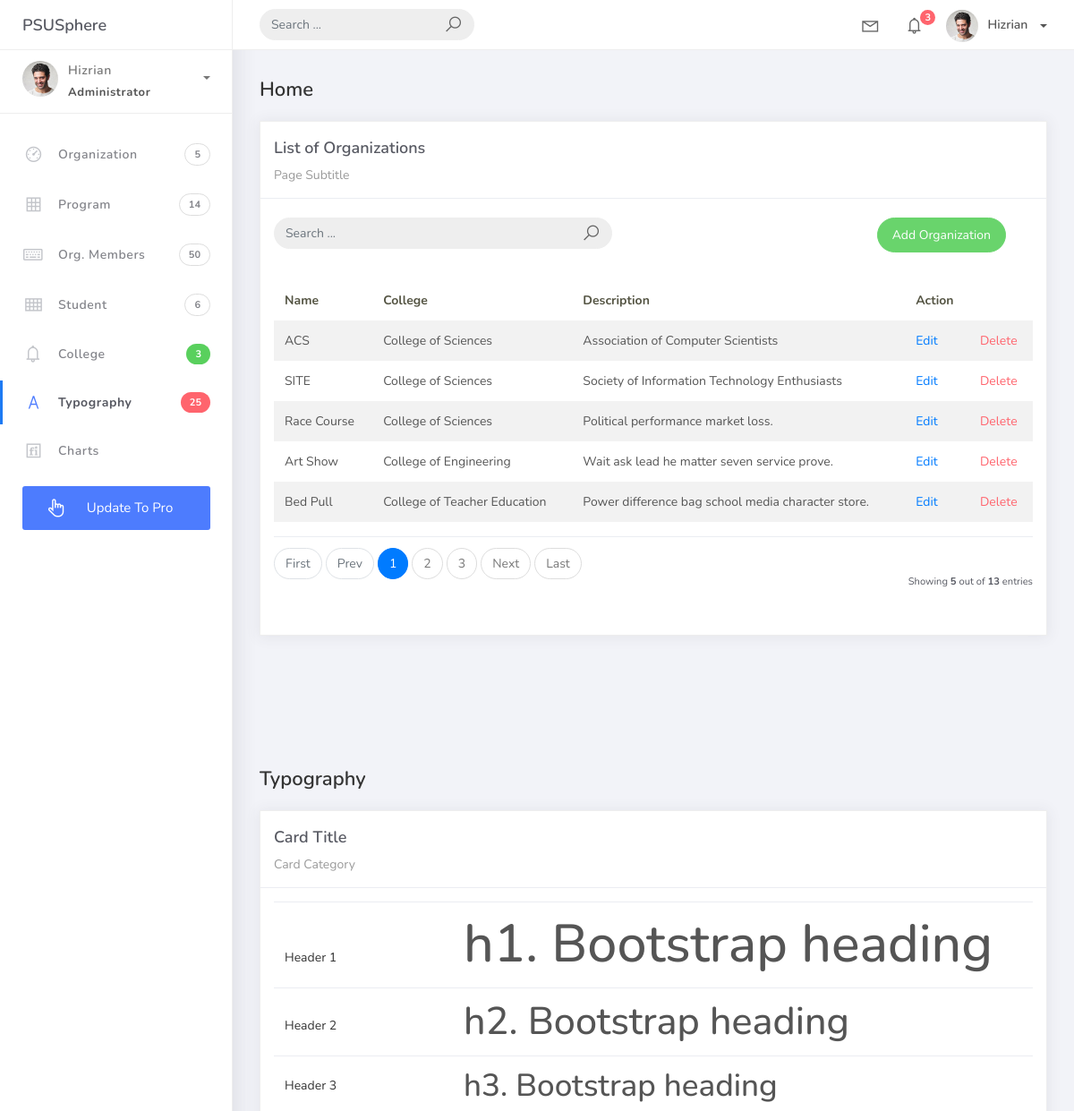
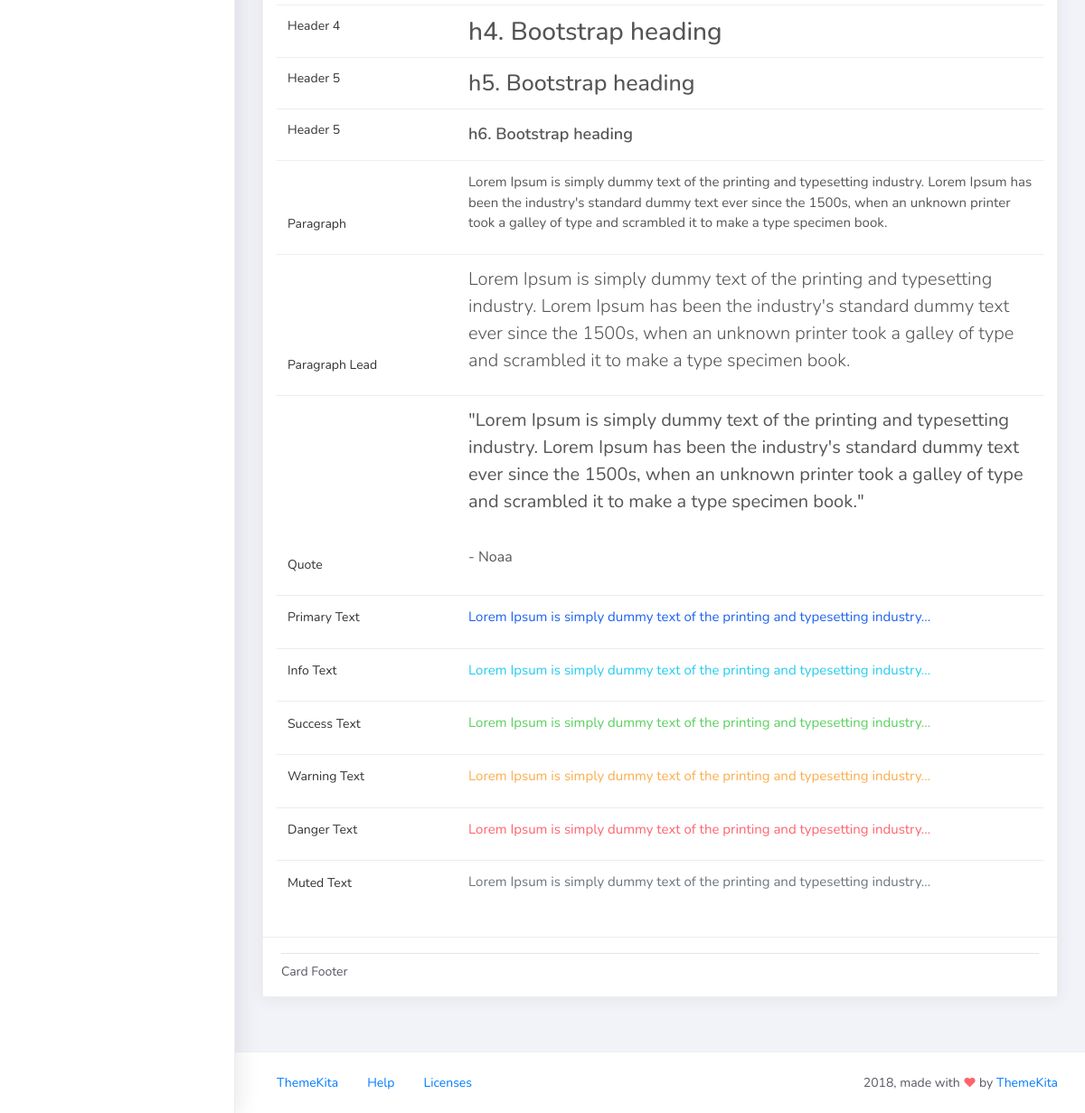
Screenshot of /organization_list with the database file from the repository (2 pictures, top to bottom).
### studentorg/models.py (models this page shows, shortened)
class BaseModel(models.Model):
    created_at = models.DateTimeField(auto_now_add=True, db_index=True)
    updated_at = models.DateTimeField(auto_now=True)
    class Meta:
        abstract = True

class Organization(BaseModel):
    name = models.CharField(max_length=250)
    college = models.ForeignKey(
        College, null=True, blank=True, on_delete=models.CASCADE)
    description = models.CharField(max_length=500)

class College(BaseModel):
    college_name = models.CharField(max_length=150)
    def __str__(self):
        return self.college_name

### studentorg/views.py (the view)
# urls.py: path('organization_list', OrganizationList.as_view(), name='organization-list'),
class OrganizationList(ListView):
    model = Organization
    context_object_name = 'organization'
    template_name = 'org_list.html'
    paginate_by = 5
    def get_queryset(self, *args, **kwargs):
        qs = super(OrganizationList, self).get_queryset(*args, **kwargs)
        if self.request.GET.get('q') is not None:
            query = self.request.GET.get('q')
            qs = qs.filter(Q(name__icontains=query) | Q(description__icontains=query))
        return qs

### templates/org_list.html
{% extends 'base.html' %} {% load static %} {% block content %}
<div class="content">
    <div class="container-fluid">
        <h4 class="page-title">Home</h4>
        <div class="row">
            <div class="col-md-12">
                <div class="card">
                    <div class="card-header">
                        <div class="card-title">List of Organizations</div>
                        <div class="card-category">Page Subtitle</div>
                    </div>
                    <br />
                        <div class="col-md-12 row">
                            <div class="col-md-6">
                                <form class="navbar-left navbar-form nav-search mr-md-3" action="{% url 'organization-list' %}">
                                    <div class="input-group">
                                        <input type="text" placeholder="Search ..." class="form-control" name="q" />
                                        <div class="input-group-append">
                                            <span class="input-group-text">
                                                <i class="la la-search search-icon"></i>
                                            </span>
                                        </div>
                                    </div>
                                </form>
                            </div>
                            <div class="col-md-6">
                                <div class="pull-right">
                                    <a href="{% url 'organization-add' %}" class="btn btn-success btn-rounded">Add Organization</a>
                                </div>
                            </div>
                        </div>
                    <div class="card-body">
                        <table class="table table-striped mt-3">
                            <thead>
                                <tr>
                                    <th scope="col">Name</th>
                                    <th scope="col">College</th>
                                    <th scope="col">Description</th>
                                    <th scope="col">Action</th>
                                </tr>
                            </thead>
                            <tbody>
                                {% for object in object_list %}
                                <tr>
                                    <td>{{ object.name }}</td>
                                    <td>{{ object.college }}</td>
                                    <td>{{ object.description }}</td>
                                    <td> <a href="organization_list/{{object.id}}">Edit</a></td>
                                    <td>
                                        <a href = "organization_list/{{object.id}}/delete" class = "text-danger">Delete</a>
                                    </td>
                                </tr>
                                {% empty %}
                                <tr>
                                    <td colspan = "4" styles = "text-align: center">
                                        <p class = "text-sm font-weight-bold mb-0">No Records Found</p>
                                </td>
                                </tr>
                                {% endfor %}
                            </tbody>
                        </table>
                        {% include 'includes/pagination.html' %}
                    </div>
                </div>
            </div>
        </div>
    </div>
</div>
{% endblock %}

### templates/base.html (shortened to what this page needs)
{% load static %}
<!DOCTYPE html>
<html>
<head>
	<link rel="stylesheet" href="{% static 'css/bootstrap.min.css' %}">
	<link rel="stylesheet" href="{% static 'css/ready.css' %}">
	<link rel="stylesheet" href="{% static 'css/demo.css' %}">
<body>
	<div class="wrapper">
		<div class="main-header">
			<div class="logo-header">
				<a href="index.html" class="logo">
					PSUSphere
				</a>
			</div>
			<nav class="navbar navbar-header navbar-expand-lg">
				<div class="container-fluid">
					<form class="navbar-left navbar-form nav-search mr-md-3" action="">
						<div class="input-group">
							<input type="text" placeholder="Search ..." class="form-control" />
							<div class="input-group-append">
								<span class="input-group-text">
									<i class="la la-search search-icon"></i>
								</span>
							</div>
						</div>
					</form>
					<ul class="navbar-nav topbar-nav ml-md-auto align-items-center">
						<li class="nav-item dropdown hidden-caret">
							<a class="nav-link dropdown-toggle" href="#" id="navbarDropdown" role="button" data-toggle="dropdown" aria-haspopup="true" aria-expanded="false">
								<i class="la la-envelope"></i>
							</a>
						</li>
						<li class="nav-item dropdown hidden-caret">
							<a class="nav-link dropdown-toggle" href="#" id="navbarDropdown" role="button" data-toggle="dropdown" aria-haspopup="true" aria-expanded="false">
								<i class="la la-bell"></i>
								<span class="notification">3</span>
							</a>
						</li>
						<li class="nav-item dropdown">
							<a class="dropdown-toggle profile-pic" data-toggle="dropdown" href="#" aria-expanded="false"> <img src="{% static 'img/profile.jpg' %}" alt="user-img" width="36" class="img-circle"><span >Hizrian</span></span> </a>
							</li>
						</ul>
					</div>
				</nav>
			</div>
			<div class="sidebar">
				<div class="scrollbar-inner sidebar-wrapper">
					<div class="user">
						<div class="photo">
							<img src="{% static 'img/profile.jpg' %}">
						</div>
						<div class="info">
							<a class="" data-toggle="collapse" href="#collapseExample" aria-expanded="true">
								<span>
									Hizrian
									<span class="user-level">Administrator</span>
									<span class="caret"></span>
								</span>
							</a>
						</div>
					</div>
					<ul class="nav">
						<li class="nav-item">
							<a href="{% url 'organization-list' %}">
								<i class="la la-dashboard"></i>
								<p>Organization</p>
								<span class="badge badge-count">5</span>
							</a>
						</li>
						<li class="nav-item">
							<a href="{% url 'program-list' %}"">
								<i class="la la-table"></i>
								<p>Program</p>
								<span class="badge badge-count">14</span>
							</a>
						</li>
						<li class="nav-item">
							<a href="{% url 'orgmember-list' %}">
								<i class="la la-keyboard-o"></i>
								<p>Org. Members</p>
								<span class="badge badge-count">50</span>
							</a>
						</li>
						<li class="nav-item">
							<a href="{% url 'student-list' %}">
								<i class="la la-th"></i>
								<p>Student</p>
								<span class="badge badge-count">6</span>
							</a>
						</li>
						<li class="nav-item">
							<a href="{% url 'college-list' %}">
								<i class="la la-bell"></i>
								<p>College</p>
								<span class="badge badge-success">3</span>
							</a>
						</li>
						<li class="nav-item active">
							<a href="#">
								<i class="la la-font"></i>
								<p>Typography</p>
								<span class="badge badge-danger">25</span>
							</a>
						</li>
						<li class="nav-item">
							<a href="{% url 'charts' %}">
								<i class="la la-fonticons"></i>
								<p>Charts</p>
							</a>
						</li>
						<li class="nav-item update-pro">
							<button  data-toggle="modal" data-target="#modalUpdate">
								<i class="la la-hand-pointer-o"></i>
								<p>Update To Pro</p>
							</button>
						</li>
					</ul>
				</div>
			</div>
			<div class="main-panel">
                {% block content %}
                {% endblock %}
				<div class="content">
					<div class="container-fluid">
						<h4 class="page-title">Typography</h4>
						<div class="row">
							<div class="col-md-12">
								<div class="card">
									<div class="card-header">
										<div class="card-title">Card Title</div>
										<div class="card-category">Card Category</div>
									</div>
									<div class="card-body">
										<table class="table table-typo">
											<tbody>
												<tr>
													<td>
														<p>Header 1</p>
													</td>
													<td><span class="h1">h1. Bootstrap heading</span></td>
												</tr>
												<tr>
													<td>
														<p>Header 2</p>
													</td>
													<td><span class="h2">h2. Bootstrap heading</span></td>
												</tr>
												<tr>
													<td>
														<p>Header 3</p>
													</td>
													<td><span class="h3">h3. Bootstrap heading</span></td>
												</tr>
												<tr>
													<td>
														<p>Header 4</p>
													</td>
													<td><span class="h4">h4. Bootstrap heading</span></td>
												</tr>
												<tr>
													<td>
														<p>Header 5</p>
													</td>
													<td><span class="h5">h5. Bootstrap heading</span></td>
												</tr>
												<tr>
													<td>
														<p>Header 5</p>
													</td>
													<td><span class="h6">h6. Bootstrap heading</span></td>
												</tr>
												<tr>
													<td>
														<p>Paragraph</p>
													</td>
													<td><p>Lorem Ipsum is simply dummy text of the printing and typesetting industry. Lorem Ipsum has been the industry's standard dummy text ever since the 1500s, when an unknown printer took a galley of type and scrambled it to make a type specimen book.</p></span></td>
												</tr>
												<tr>
													<td>
														<p>Paragraph Lead</p>
													</td>
													<td><p class="lead">Lorem Ipsum is simply dummy text of the printing and typesetting industry. Lorem Ipsum has been the industry's standard dummy text ever since the 1500s, when an unknown printer took a galley of type and scrambled it to make a type specimen book.</p></td>
												</tr>
												<tr>
													<td>
														<p>Quote</p>
													</td>
													<td><blockquote>
														<p class="blockquote blockquote-primary">
															"Lorem Ipsum is simply dummy text of the printing and typesetting industry. Lorem Ipsum has been the industry's standard dummy text ever since the 1500s, when an unknown printer took a galley of type and scrambled it to make a type specimen book."
															<br>
															<br>
															<small>
																- Noaa
															</small>
														</p>
													</blockquote></td>
												</tr>
												<tr>
													<td>
														<p>Primary Text</p>
													</td>
													<td><p class="text-primary">Lorem Ipsum is simply dummy text of the printing and typesetting industry...</p></span></td>
												</tr>
												<tr>
													<td>
														<p>Info Text</p>
													</td>
													<td><p class="text-info">Lorem Ipsum is simply dummy text of the printing and typesetting industry...</p></span></td>
												</tr>
												<tr>
													<td>
														<p>Success Text</p>
													</td>
													<td><p class="text-success">Lorem Ipsum is simply dummy text of the printing and typesetting industry...</p></span></td>
												</tr>
												<tr>
													<td>
														<p>Warning Text</p>
													</td>
													<td><p class="text-warning">Lorem Ipsum is simply dummy text of the printing and typesetting industry...</p></span></td>
												</tr>
												<tr>
													<td>
														<p>Danger Text</p>
													</td>
													<td><p class="text-danger">Lorem Ipsum is simply dummy text of the printing and typesetting industry...</p></span></td>
												</tr>
												<tr>
													<td>
														<p>Muted Text</p>
													</td>
													<td><p class="text-muted">Lorem Ipsum is simply dummy text of the printing and typesetting industry...</p></span></td>
												</tr>
											</tbody>
										</table>
									</div>
									<div class="card-footer">
										<hr>
										Card Footer
									</div>
								</div>
							</div>
						</div>
					</div>
				</div>
				<footer class="footer">
					<div class="container-fluid">
						<nav class="pull-left">
							<ul class="nav">
								<li class="nav-item">
									<a class="nav-link" href="http://www.themekita.com">
										ThemeKita
									</a>
								</li>
								<li class="nav-item">
									<a class="nav-link" href="#">
										Help
									</a>
								</li>
								<li class="nav-item">
									<a class="nav-link" href="#">
										Licenses
									</a>
								</li>
							</ul>
						</nav>
						<div class="copyright ml-auto">
							2018, made with <i class="la la-heart heart text-danger"></i> by <a href="http://www.themekita.com">ThemeKita</a>
						</div>
					</div>
				</footer>
			</div>
		</div>
</body>
</html>

### templates/includes/pagination.html (shortened to what this page needs)
{% if is_paginated %}
    <div class="card-footer px-0 border-0 d-flex flex-column flex-lg-row align-items-center justify-content-between mt-3">
        <nav aria-label="Topics_pagination" class="mb-4">
            <ul class="pagination">
                {% if page_obj.number > 1 %}
                    <li class="page-item">
                        <a class="page-link" href="?page=1">First</a>
                    </li>
                {% else %}
                    <li class="page-item disabled">
                        <span class="page-link">First</span>
                    </li>
                {% endif %}
                {% if page_obj.has_previous %}
                    <li class="page-item">
                        <a class="page-link" href="?page={{ page_obj.previous_page_number }}">Prev</a>
                    </li>
                {% else %}
                    <li class="page-item disabled">
                        <span class="page-link">Prev</span>
                    </li>
                {% endif %}
                {% for page_num in paginator.page_range %}
                    {% if page_obj.number == page_num %}
                        <li class="page-item active">
                            <span class="page-link">
                                {{ page_num }}
                            </span>
                        </li>
                    {% elif page_num > page_obj.number|add:'-3' and page_num < page_obj.number|add:'3' %}
                        <li class="page-item">
                            <a class="page-link" href="?page={{ page_num }}">{{ page_num }}</a>
                        </li>
                    {% endif %}
                {% endfor %}
                {% if page_obj.has_next %}
                    <li class="page-item">
                        <a class="page-link" href="?page={{ page_obj.next_page_number }}">Next</a>
                    </li>
                {% else %}
                    <li class="page-item disabled">
                        <span class="page-link">Next</span>
                    </li>
                {% endif %}
                {% if page_obj.number < paginator.num_pages %}
                    <li class="page-item">
                        <a class="page-link" href="?page={{ paginator.num_pages }}">Last</a>
                    </li>
                {% else %}
                    <li class="page-item disabled">
                        <span class="page-link">Last</span>
                    </li>
                {% endif %}
            </ul>
        </nav>
        <div class="fw-normal small mt-4 mt-lg-0">
            Showing <b>{{ object_list.count }}</b> out of <b>{{ paginator.count }}</b> entries
        </div>
    </div>
{% endif %}

### rows the page displays
Organization: name "ACS", college "College of Sciences", description "Association of Computer Scientists"
Organization: name "SITE", college "College of Sciences", description "Society of Information Technology Enthusiasts"
Organization: name "Race Course", college "College of Sciences", description "Political performance market loss."
Organization: name "Art Show", college "College of Engineering", description "Wait ask lead he matter seven service prove."
Organization: name "Bed Pull", college "College of Teacher Education", description "Power difference bag school media character store."

### other values shown
{{ page_num }} "1"
{{ page_num }} "2" "3"
{{ object_list.count }} "5"
{{ paginator.count }} "13"
